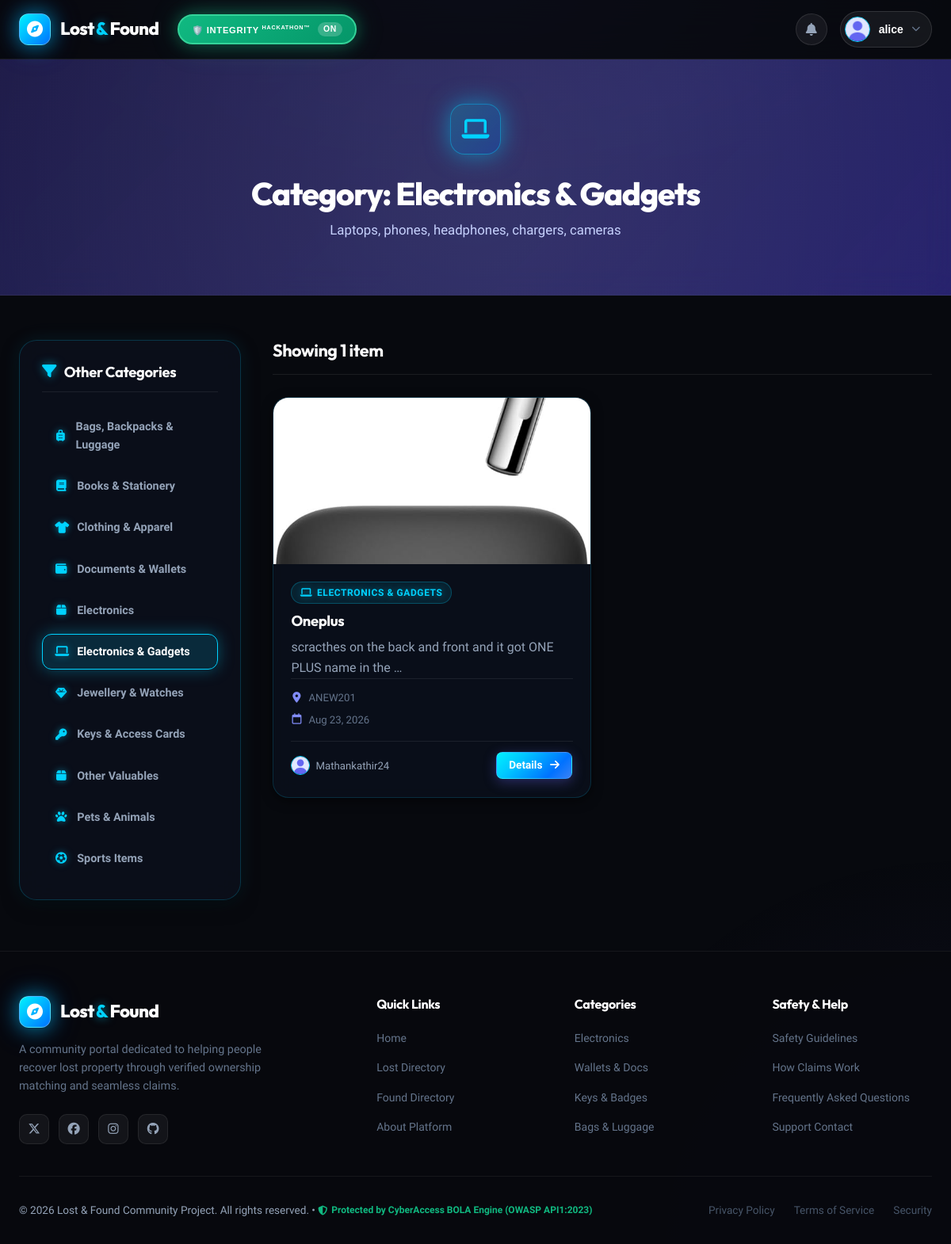
Page /category/electronics-gadgets/?item_type=LOST (signed in) on the committed database.
### items/models.py (models this page shows, shortened)
class Category(models.Model):
    name = models.CharField(max_length=100, unique=True)
    slug = models.SlugField(max_length=100, unique=True, blank=True)
    icon = models.CharField(max_length=50, default='fa-box', help_text="FontAwesome icon class, e.g. fa-laptop, fa-wallet")
    description = models.TextField(blank=True)
    class Meta:
        verbose_name_plural = 'Categories'
        ordering = ['name']

class Item(models.Model):
    ITEM_TYPE_CHOICES = (
        ('LOST', 'Lost Item'),
        ('FOUND', 'Found Item'),
    )
    STATUS_CHOICES = (
        ('OPEN', 'Open / Active'),
        ('CLAIM_PENDING', 'Claim Pending'),
        ('RESOLVED', 'Resolved / Returned'),
        ('CLOSED', 'Closed'),
    )
    user = models.ForeignKey(User, on_delete=models.CASCADE, related_name='items')
    category = models.ForeignKey(Category, on_delete=models.SET_NULL, null=True, related_name='items')
    title = models.CharField(max_length=200)
    description = models.TextField()
    item_type = models.CharField(max_length=10, choices=ITEM_TYPE_CHOICES, default='LOST')
    status = models.CharField(max_length=20, choices=STATUS_CHOICES, default='OPEN')
    location = models.CharField(max_length=200, help_text="Specific place/address where item was lost or found")
    date_lost_or_found = models.DateField(help_text="Date when the item was lost or found")
    contact_phone = models.CharField(max_length=20, blank=True, null=True)
    contact_email = models.EmailField(blank=True, null=True)
    image = models.ImageField(upload_to=item_directory_path, blank=True, null=True)
    reward = models.CharField(max_length=100, blank=True, null=True, help_text="Optional reward amount or note")
    created_at = models.DateTimeField(auto_now_add=True)
    updated_at = models.DateTimeField(auto_now=True)
    class Meta:
        ordering = ['-created_at']
    @property
    def image_url(self):
        if self.image and hasattr(self.image, 'url'):
            return self.image.url
        return '/static/images/no_image.png'

### items/views.py (the view)
# urls.py: path('category/<slug:slug>/', views.category_items_view, name='category_items'),
def category_items_view(request, slug):
    category = get_object_or_404(Category, slug=slug)
    items_list = Item.objects.filter(category=category).order_by('-created_at')
    paginator = Paginator(items_list, 12)
    page_number = request.GET.get('page')
    page_obj = paginator.get_page(page_number)
    context = {
        'category': category,
        'page_obj': page_obj,
        'categories': Category.objects.all(),
    }
    return render(request, 'items/category_items.html', context)

### accounts/models.py (called while the page is built)
    @property
    def avatar_url(self):
        if self.avatar and hasattr(self.avatar, 'url'):
            return self.avatar.url
        return '/static/images/default_profile.png'

### lost_found_project/cyberaccess.py (called while the page is built)
def get_client_ip(request: HttpRequest) -> str:
    x_forwarded_for = request.META.get("HTTP_X_FORWARDED_FOR", "").strip()
    if x_forwarded_for:
        client_ip = x_forwarded_for.split(",")[0].strip()
        if client_ip and len(client_ip) <= 45:  # Max IPv6 length
            return client_ip
    remote_addr = request.META.get("REMOTE_ADDR", "").strip()
    if remote_addr and len(remote_addr) <= 45:
        return remote_addr
    return "0.0.0.0"

def get_client_subject(request: HttpRequest) -> str:
    if hasattr(request, "user") and request.user.is_authenticated:
        return str(request.user.username)
    return get_client_ip(request)

    @classmethod
    def get_instance(cls) -> "CyberAccessClient":
        if cls._instance is None:
            cls._instance = cls()
        return cls._instance

    def get_lockout_status(self, subject: str) -> dict:
        if not CYBERACCESS_ENABLED:
            return {"is_locked": False, "lockout_remaining_seconds": 0, "strike_count": 0}
        try:
            resp = self.session.get(
                f"{CYBERACCESS_API_URL}/lockout-status/{subject}",
                timeout=CYBERACCESS_TIMEOUT,
            )
            if resp.status_code == 200:
                return resp.json()
        except Exception as e:
            logger.debug("Error checking lockout status for %s: %s", subject, e)
        return {"is_locked": False, "lockout_remaining_seconds": 0, "strike_count": 0}

### notifications/views.py (called while the page is built)
def unread_notifications_count(request):
    if request.user.is_authenticated:
        count = Notification.objects.filter(recipient=request.user, is_read=False).count()
        return {'unread_notifications_count': count}
    return {'unread_notifications_count': 0}

### items/templates/items/category_items.html (shortened to what this page needs)
{% extends 'base.html' %}
{% load static %}
{% block extra_css %}
<link rel="stylesheet" href="{% static 'items/css/items.css' %}">
{% endblock %}
{% block content %}
<div class="page-banner">
    <div class="page-banner-content">
        <div class="category-banner-icon">
            <i class="fa-solid {{ category.icon|default:'fa-tag' }}"></i>
        </div>
        <h1>Category: {{ category.name }}</h1>
        <p>{{ category.description|default:"Listings in this category." }}</p>
    </div>
</div>
<div class="container main-content-container">
    <div class="catalog-layout">
        <aside class="catalog-filter-sidebar">
            <div class="filter-card">
                <h3><i class="fa-solid fa-filter"></i> Other Categories</h3>
                <ul class="filter-category-list">
                    {% for cat in categories %}
                        <li>
                            <a href="{% url 'items:category_items' cat.slug %}" class="{% if cat.id == category.id %}active{% endif %}">
                                <i class="fa-solid {{ cat.icon|default:'fa-tag' }}"></i> {{ cat.name }}
                            </a>
                        </li>
                    {% endfor %}
                </ul>
            </div>
        </aside>
        <div class="catalog-main-area">
            <div class="catalog-header-bar">
                <h3>Showing {{ page_obj.paginator.count }} item{{ page_obj.paginator.count|pluralize }}</h3>
            </div>
            <div class="items-grid">
                {% for item in page_obj %}
                    {% include 'items/_item_card.html' with item=item %}
                {% endfor %}
            </div>
        </div>
    </div>
</div>
{% endblock %}

### templates/navbar.html (shortened to what this page needs)
{% load static %}
<header class="app-header">
    <div class="navbar-container">
        <div class="navbar-brand-section">
            <a href="{% url 'items:home' %}" class="brand-logo">
                <div class="logo-icon-wrapper">
                    <i class="fa-solid fa-compass"></i>
                </div>
                <div class="logo-text">
                    <span class="logo-primary">Lost</span><span class="logo-accent">&</span><span class="logo-primary">Found</span>
                </div>
            </a>
            <div class="hackathon-toggle-wrapper">
                <button class="hackathon-toggle-btn" id="hackathonToggleBtn" type="button" title="Toggle BOLA Defense System">
                    <span class="hackathon-label">🛡️ INTEGRITY <span style="font-size: 0.65em; vertical-align: super;">hackathon™</span></span>
                    <span class="hackathon-status" id="hackathonStatus">ON</span>
                </button>
            </div>
        </div>
        <div class="navbar-actions">
            {% if user.is_authenticated %}
                <a href="{% url 'notifications:list' %}" class="nav-icon-btn" title="Notifications">
                    <i class="fa-solid fa-bell"></i>
                </a>
                <div class="user-menu-dropdown" id="userMenuDropdown">
                    <button class="user-avatar-trigger" id="userMenuBtn" type="button">
                        <img src="{{ user.profile.avatar_url }}" alt="{{ user.username }}" class="nav-user-avatar">
                        <span class="nav-user-name">{{ user.first_name|default:user.username }}</span>
                        <i class="fa-solid fa-chevron-down caret-icon"></i>
                    </button>
                </div>
            {% endif %}
        </div>
    </div>
</header>

### items/templates/items/_item_card.html (shortened to what this page needs)
{% load static %}
<div class="item-card">
    <div class="item-card-image-wrap">
        <img src="{{ item.image_url }}" alt="{{ item.title }}" loading="lazy">
    </div>
    <div class="item-card-body">
        <div class="item-card-meta-top">
            {% if item.category %}
                <span class="item-category-tag">
                    <i class="fa-solid {{ item.category.icon|default:'fa-tag' }}"></i> {{ item.category.name }}
                </span>
            {% endif %}
        </div>
        <h3 class="item-card-title">
            <a href="{% url 'items:item_detail' item.pk %}">{{ item.title }}</a>
        </h3>
        <p class="item-card-description">{{ item.description|truncatewords:14 }}</p>
        <div class="item-card-info-list">
            <div class="info-row"><i class="fa-solid fa-location-dot"></i> <span>{{ item.location }}</span></div>
            <div class="info-row"><i class="fa-regular fa-calendar"></i> <span>{{ item.date_lost_or_found|date:"M d, Y" }}</span></div>
        </div>
        <div class="item-card-footer">
            <div class="user-chip">
                <img src="{{ item.user.profile.avatar_url }}" alt="{{ item.user.username }}" class="user-chip-avatar">
                <span>{{ item.user.username }}</span>
            </div>
            <a href="{% url 'items:item_detail' item.pk %}" class="btn btn-sm btn-primary">
                Details <i class="fa-solid fa-arrow-right"></i>
            </a>
        </div>
    </div>
</div>

### static/css/style.css (style rules this page uses)
:root { --bg-dark: #07090e; --bg-canvas: #090c15; --bg-card: rgba(12, 17, 29, 0.72); --bg-card-hover: rgba(18, 26, 44, 0.82); --bg-card-solid: #0d121f; --bg-input: rgba(10, 14, 26, 0.85); --border-subtle: rgba(255, 255, 255, 0.08); --border-medium: rgba(0, 210, 255, 0.16); --border-hover: rgba(0, 210, 255, 0.45); --border-glow: rgba(0, 210, 255, 0.5); --text-primary: #ffffff; --text-secondary: #94a3b8; --text-muted: #64748b; --text-dim: #475569; --primary: #00d2ff; --primary-hover: #00b4d8; --primary-glow: rgba(0, 210, 255, 0.45); --primary-gradient: linear-gradient(135deg, #00f2fe 0%, #00c6ff 30%, #0072ff 75%, #3b82f6 100%); --primary-subtle: rgba(0, 210, 255, 0.12); --accent-cyan: #00f2fe; --accent-blue: #0072ff; --accent-glow: 0 0 25px rgba(0, 210, 255, 0.5); --success: #10b981; --success-hover: #059669; --success-glow: rgba(16, 185, 129, 0.4); --success-gradient: linear-gradient(135deg, #059669 0%, #10b981 50%, #34d399 100%); --success-subtle: rgba(16, 185, 129, 0.12); --success-text: #34d399; --danger: #f43f5e; --danger-hover: #e11d48; --danger-glow: rgba(244, 63, 94, 0.4); --danger-gradient: linear-gradient(135deg, #e11d48 0%, #f43f5e 50%, #fb7185 100%); --danger-subtle: rgba(244, 63, 94, 0.12); --danger-text: #fb7185; --warning: #f59e0b; --warning-subtle: rgba(245, 158, 11, 0.12); --warning-text: #fbbf24; --info: #00d2ff; --info-subtle: rgba(0, 210, 255, 0.12); --info-text: #38bdf8; --font-heading: 'Outfit', -apple-system, BlinkMacSystemFont, sans-serif; --font-body: 'Plus Jakarta Sans', -apple-system, BlinkMacSystemFont, sans-serif; --radius-sm: 8px; --radius-md: 12px; --radius-lg: 20px; --radius-full: 9999px; --shadow-sm: 0 2px 8px rgba(0, 0, 0, 0.4); --shadow-md: 0 8px 24px -4px rgba(0, 0, 0, 0.5); --shadow-lg: 0 16px 36px -6px rgba(0, 0, 0, 0.6); --shadow-glow-primary: 0 0 30px rgba(0, 210, 255, 0.35); --shadow-glow-cyan: 0 0 25px rgba(0, 242, 254, 0.4); --shadow-glow-danger: 0 0 30px rgba(244, 63, 94, 0.3); --shadow-glow-success: 0 0 30px rgba(16, 185, 129, 0.3); --transition-spring: 0.35s cubic-bezier(0.34, 1.56, 0.64, 1); --transition-smooth: 0.25s cubic-bezier(0.16, 1, 0.3, 1); }
*, *::before, *::after { box-sizing: border-box; margin: 0; padding: 0; }
html { font-size: 16px; scroll-behavior: smooth; color-scheme: dark; }
body { font-family: var(--font-body); background-color: var(--bg-dark); color: var(--text-primary); line-height: 1.6; min-height: 100vh; overflow-x: hidden; position: relative; }
body::before { content: ''; position: fixed; top: 0; left: 50%; transform: translateX(-50%); width: 100vw; height: 700px; background: radial-gradient(ellipse 70% 45% at 50% 0%, rgba(99, 102, 241, 0.15), transparent 75%); pointer-events: none; z-index: 0; }
body::after { content: ''; position: fixed; bottom: 0; right: 0; width: 500px; height: 500px; background: radial-gradient(circle at 100% 100%, rgba(139, 92, 246, 0.08), transparent 70%); pointer-events: none; z-index: 0; }
.container { width: 100%; max-width: 1200px; margin: 0 auto; padding: 0 1.5rem; }
.main-content-container { padding-top: 2rem; padding-bottom: 4rem; }
h1, h2, h3, h4, h5, h6 { font-family: var(--font-heading); font-weight: 700; color: var(--text-primary); line-height: 1.25; letter-spacing: -0.02em; }
h1 { font-size: 2.5rem; }
h3 { font-size: 1.4rem; }
p { color: var(--text-secondary); }
a { color: var(--primary); text-decoration: none; transition: color var(--transition-smooth); }
.btn { display: inline-flex; align-items: center; justify-content: center; gap: 0.6rem; font-family: var(--font-body); font-weight: 600; font-size: 0.925rem; padding: 0.72rem 1.45rem; border-radius: var(--radius-md); border: 1px solid transparent; cursor: pointer; transition: transform var(--transition-spring), box-shadow 0.25s ease, background-color 0.2s ease, border-color 0.2s ease; text-decoration: none; line-height: 1.3; position: relative; overflow: hidden; will-change: transform; }
.btn i { transition: transform var(--transition-spring); }
.btn-primary { background: var(--primary-gradient); color: #ffffff !important; border-color: rgba(255, 255, 255, 0.15); box-shadow: 0 4px 16px rgba(99, 102, 241, 0.35); }
.btn-sm { padding: 0.45rem 0.95rem; font-size: 0.85rem; border-radius: var(--radius-sm); }

### rows in the picture
Category: name "Electronics & Gadgets", description "Laptops, phones, headphones, chargers, cameras"
Category: name "Bags, Backpacks & Luggage"
Category: name "Books & Stationery"
Category: name "Clothing & Apparel"
Category: name "Documents & Wallets"
Category: name "Electronics"
Category: name "Jewellery & Watches"
Category: name "Keys & Access Cards"
Category: name "Other Valuables"
Category: name "Pets & Animals"
Category: name "Sports Items"
Item: image_url (picture), category.name "ELECTRONICS & GADGETS", title "Oneplus", description "scracthes on the back and front and it got ONE PLUS name in the …", location "ANEW201", date_lost_or_found "Aug 23, 2026", user.username "Mathankathir24"

### other values in the picture
{{ user.first_name|default:user.username }} "alice"
{{ page_obj.paginator.count }} "1"
